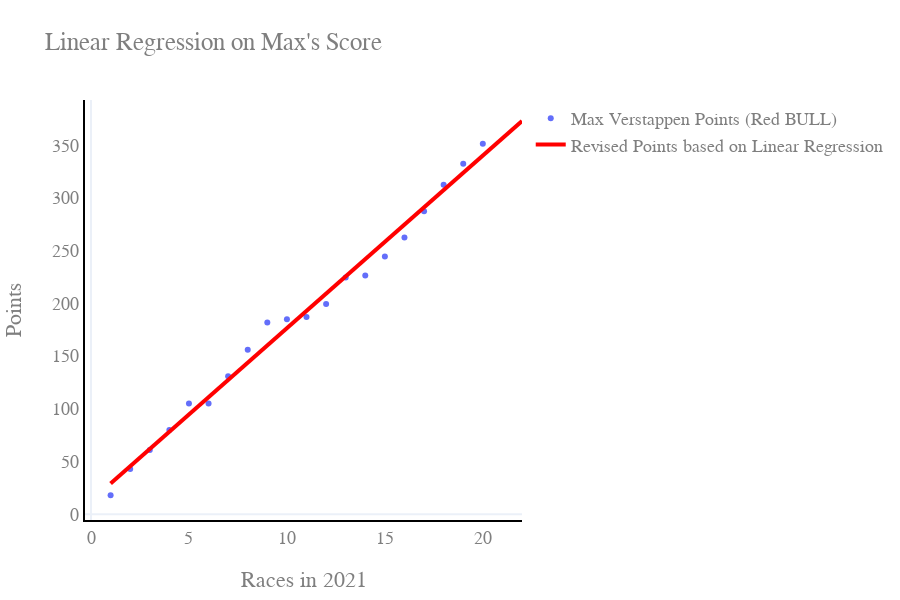

Write notebook code for a chart like this one.
### Code cell
x_rev = np.arange(1, len(max)+3)
# Create traces
fig = go.Figure()
fig.add_trace(go.Marker(y=max['points'], x=max.index,
                     mode='markers',    
                    name='Max Verstappen Points (Red BULL)'))
fig.add_trace(go.Scatter(y=pd.Series(max_pred), x=x_rev,
                    line=dict(color='Red', width=4),
                    name='Revised Points based on Linear Regression'))

fig.update_yaxes(
        title_text = "Points",
        title_standoff = 25,
        #showgrid=False,
        linecolor="#BCCCDC")
fig.update_xaxes(
        title_text = "Races in 2021",
        title_standoff = 25,
        #showgrid=False,
        linecolor="#BCCCDC")
# Set templates
fig.update_layout(template="plotly_white",title="Linear Regression on Max's Score",
    autosize=False,
    width=900,
    height=600,
    font=dict(
        family="Consolas, monospace",
        size=18,
        color="#7f7f7f",
    ))
fig.update_layout(plot_bgcolor='rgba(1,1,1,1)')
fig.update_layout(plot_bgcolor = "white")

# Set templates
fig.update_layout(template="plotly_white")
fig.update_xaxes(showline=True, linewidth=2, linecolor='black', gridcolor='white')
fig.update_yaxes(showline=True, linewidth=2, linecolor='black', gridcolor='white')
fig.show()

### Figure 1 — Plotly figure (JSON) as saved in the notebook; plotly's stock layout.template omitted (floating-point values rounded to 4 significant figures)
{"data": [{"mode": "markers", "name": "Max Verstappen Points (Red BULL)", "type": "scatter", "x": [1, 2, 3, 4, 5, 6, 7, 8, 9, 10, 11, 12, 13, 14, 15, 16, 17, 18, 19, 20], "y": [18, 43, 61, 80, 105, 105, 131, 156, 182, 185, 187, 199.5, 224.5, 226.5, 244.5, 262.5, 287.5, 312.5, 332.5, 351.5]}, {"line": {"color": "Red", "width": 4}, "name": "Revised Points based on Linear Regression", "type": "scatter", "x": [1, 2, 3, 4, 5, 6, 7, 8, 9, 10, 11, 12, 13, 14, 15, 16, 17, 18, 19, 20, 21, 22], "y": [29.14, 45.52, 61.9, 78.27, 94.65, 111.0, 127.4, 143.8, 160.2, 176.5, 192.9, 209.3, 225.7, 242.0, 258.4, 274.8, 291.2, 307.6, 323.9, 340.3, 356.7, 373.1]}], "layout": {"autosize": false, "font": {"color": "#7f7f7f", "family": "Consolas, monospace", "size": 18}, "height": 600, "plot_bgcolor": "white", "title": {"text": "Linear Regression on Max's Score"}, "width": 900, "xaxis": {"gridcolor": "white", "linecolor": "black", "linewidth": 2, "showline": true, "title": {"standoff": 25, "text": "Races in 2021"}}, "yaxis": {"gridcolor": "white", "linecolor": "black", "linewidth": 2, "showline": true, "title": {"standoff": 25, "text": "Points"}}}}
